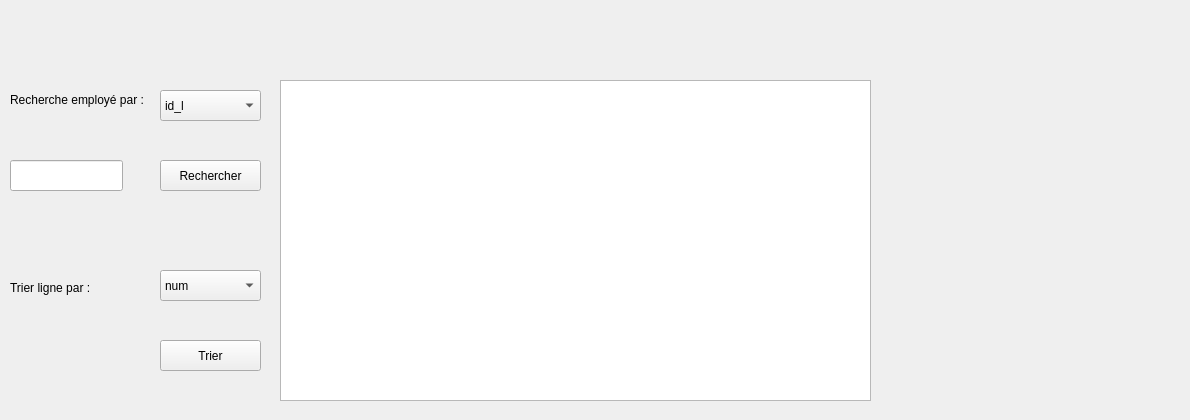
      <widget class="QWidget" name="tab_8">
       <attribute name="title">
        <string>Afficher </string>
       </attribute>
       <widget class="QTableView" name="tableView">
        <property name="geometry">
         <rect>
          <x>280</x>
          <y>80</y>
          <width>591</width>
          <height>321</height>
         </rect>
        </property>
        <property name="toolTip">
         <string>&lt;!DOCTYPE HTML PUBLIC &quot;-//W3C//DTD HTML 4.0//EN&quot; &quot;http://www.w3.org/TR/REC-html40/strict.dtd&quot;&gt;
&lt;html&gt;&lt;head&gt;&lt;meta name=&quot;qrichtext&quot; content=&quot;1&quot; /&gt;&lt;style type=&quot;text/css&quot;&gt;
p, li { white-space: pre-wrap; }
&lt;/style&gt;&lt;/head&gt;&lt;body style=&quot; font-family:'Segoe UI'; font-size:9pt; font-weight:400; font-style:normal;&quot;&gt;
&lt;p style=&quot; margin-top:0px; margin-bottom:0px; margin-left:0px; margin-right:0px; -qt-block-indent:0; text-indent:0px;&quot;&gt;dddddd&lt;/p&gt;&lt;/body&gt;&lt;/html&gt;</string>
        </property>
        <property name="styleSheet">
         <string notr="true"/>
        </property>
       </widget>
       <widget class="QLineEdit" name="lineEditRech">
        <property name="geometry">
         <rect>
          <x>10</x>
          <y>160</y>
          <width>113</width>
          <height>31</height>
         </rect>
        </property>
       </widget>
       <widget class="QComboBox" name="comboBoxRech">
        <property name="geometry">
         <rect>
          <x>160</x>
          <y>90</y>
          <width>101</width>
          <height>31</height>
         </rect>
        </property>
        <item>
         <property name="text">
          <string>id_l</string>
         </property>
        </item>
        <item>
         <property name="text">
          <string>nom</string>
         </property>
        </item>
        <item>
         <property name="text">
          <string>prenom</string>
         </property>
        </item>
       </widget>
       <widget class="QPushButton" name="pushButton">
        <property name="geometry">
         <rect>
          <x>160</x>
          <y>160</y>
          <width>101</width>
          <height>31</height>
         </rect>
        </property>
        <property name="text">
         <string>Rechercher</string>
        </property>
       </widget>
       <widget class="QComboBox" name="comboBoxTri">
        <property name="geometry">
         <rect>
          <x>160</x>
          <y>270</y>
          <width>101</width>
          <height>31</height>
         </rect>
        </property>
        <item>
         <property name="text">
          <string>num</string>
         </property>
        </item>
        <item>
         <property name="text">
          <string>adresse</string>
         </property>
        </item>
        <item>
         <property name="text">
          <string>prenom</string>
         </property>
        </item>
       </widget>
       <widget class="QPushButton" name="pushButton_4">
        <property name="geometry">
         <rect>
          <x>160</x>
          <y>340</y>
          <width>101</width>
          <height>31</height>
         </rect>
        </property>
        <property name="text">
         <string>Trier</string>
        </property>
       </widget>
       <widget class="QLabel" name="label_4">
        <property name="geometry">
         <rect>
          <x>10</x>
          <y>280</y>
          <width>161</width>
          <height>16</height>
         </rect>
        </property>
        <property name="text">
         <string>Trier ligne par :</string>
        </property>
       </widget>
       <widget class="QLabel" name="label_5">
        <property name="geometry">
         <rect>
          <x>10</x>
          <y>90</y>
          <width>151</width>
          <height>20</height>
         </rect>
        </property>
        <property name="text">
         <string>Recherche employé par :</string>
        </property>
       </widget>
       <widget class="QLabel" name="label_7">
        <property name="geometry">
         <rect>
          <x>740</x>
          <y>90</y>
          <width>441</width>
          <height>321</height>
         </rect>
        </property>
        <property name="text">
         <string/>
        </property>
        <property name="pixmap">
         <pixmap>../../2 eme esprit/1 ere semestre/258890259_1247486622402907_7656109799193222478_n-ConvertImage-removebg-preview.png</pixmap>
        </property>
       </widget>
      </widget>
